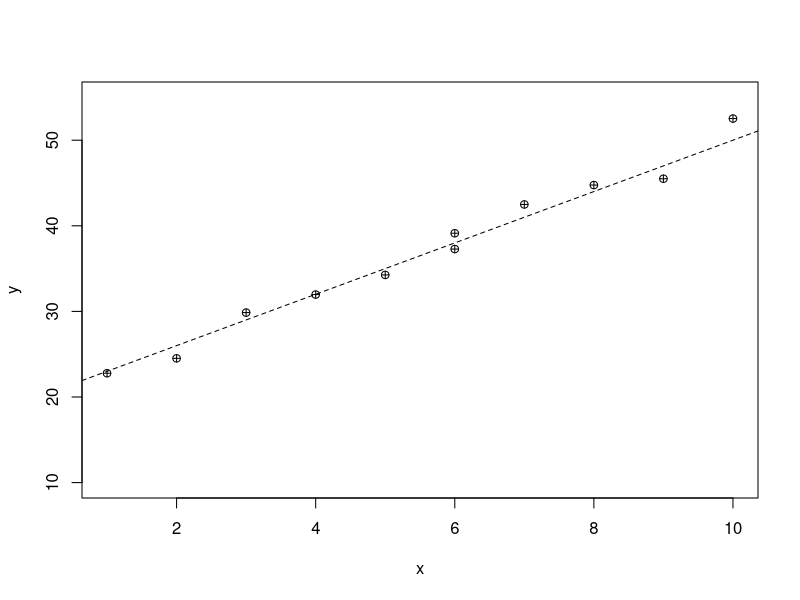
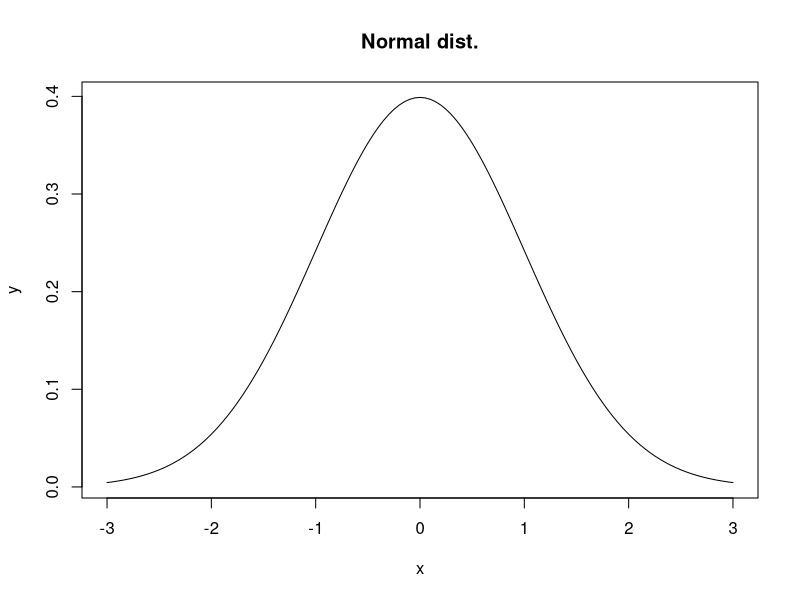
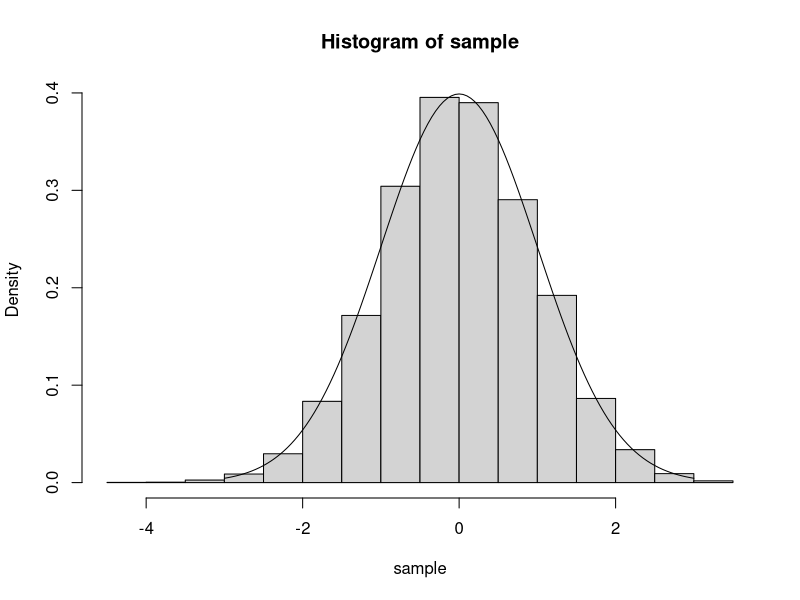

The R script that drew these images, in order:
#Normal Distruibution
#1. 평균, 분산이 모수로 작용
#2. rnorm() : 표본 추출, dnorm() : 가능도 함수 정보
#3. 모든 정규 분포; " 68 - 95 - 99.7" rule

#rnorm() : 정규확률변수(*0 기준 대칭) 
true_fuc <- function(x){
  result <- x * 3 + 20
  return(result) 
}

x <- c(2, 6, 3, 7, 4, 6, 5, 1, 9, 8, 10)
r_noise <- rnorm(11) #-rnorm으로 모델링된 노이즈 
y <- true_fuc(x) + r_noise
plot(x,y, pch = 10, ylim = c(10, 55))
abline(20, 3, lty=2)

#dnorm() : density 가능도함수info
x <- seq(-3, 3, by = 0.05)
y <- dnorm(x)
plot(x, y, type = "l",
     main = "Normal dist.")

#dnorm은 실제로 정규분포 모양인가. 
sample <- rnorm(10000) 
hist(sample, probability = T)
points(x, y, type = "l")
summary(sample)
#그러타
#정규분포 <<< 평균, 분산
#mean = 0, sd = 1 in dnorm, rnorm : already set.

?dnorm
